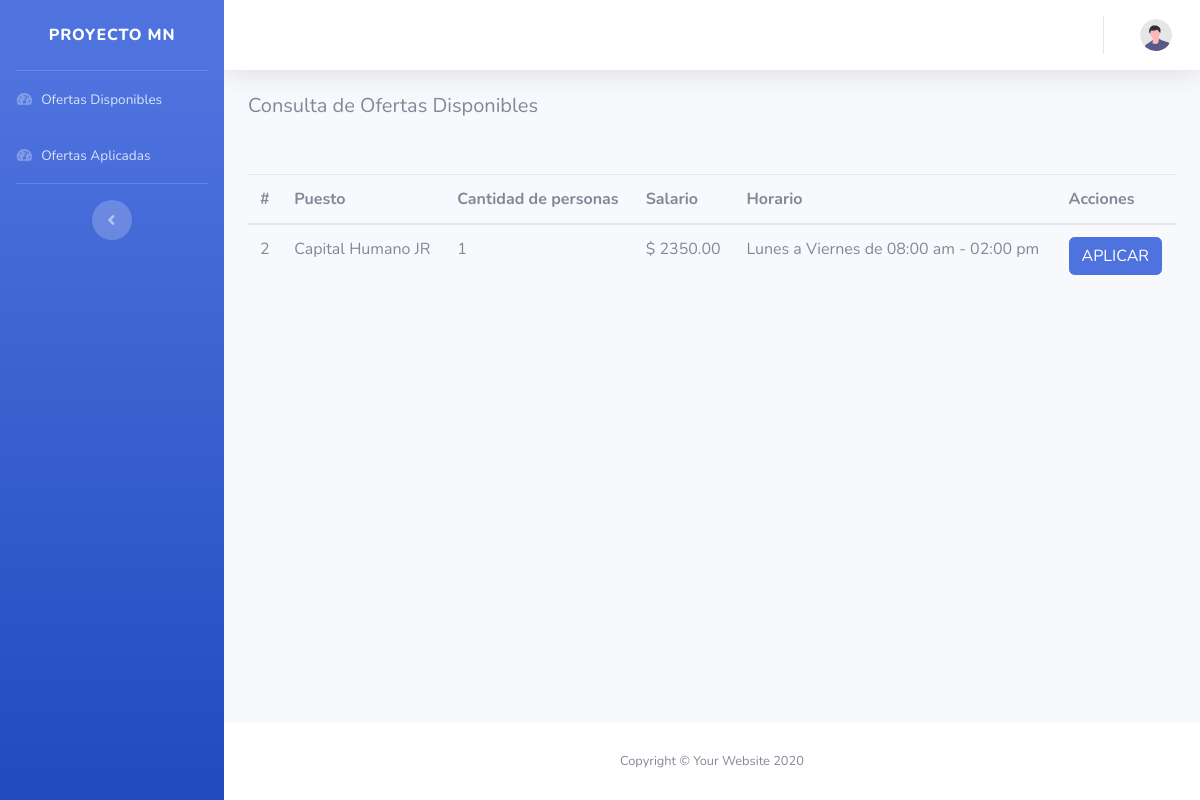
/View/Ofertas/consultarOfertasDisponibles.php, run on an earlier commit of the app's database.
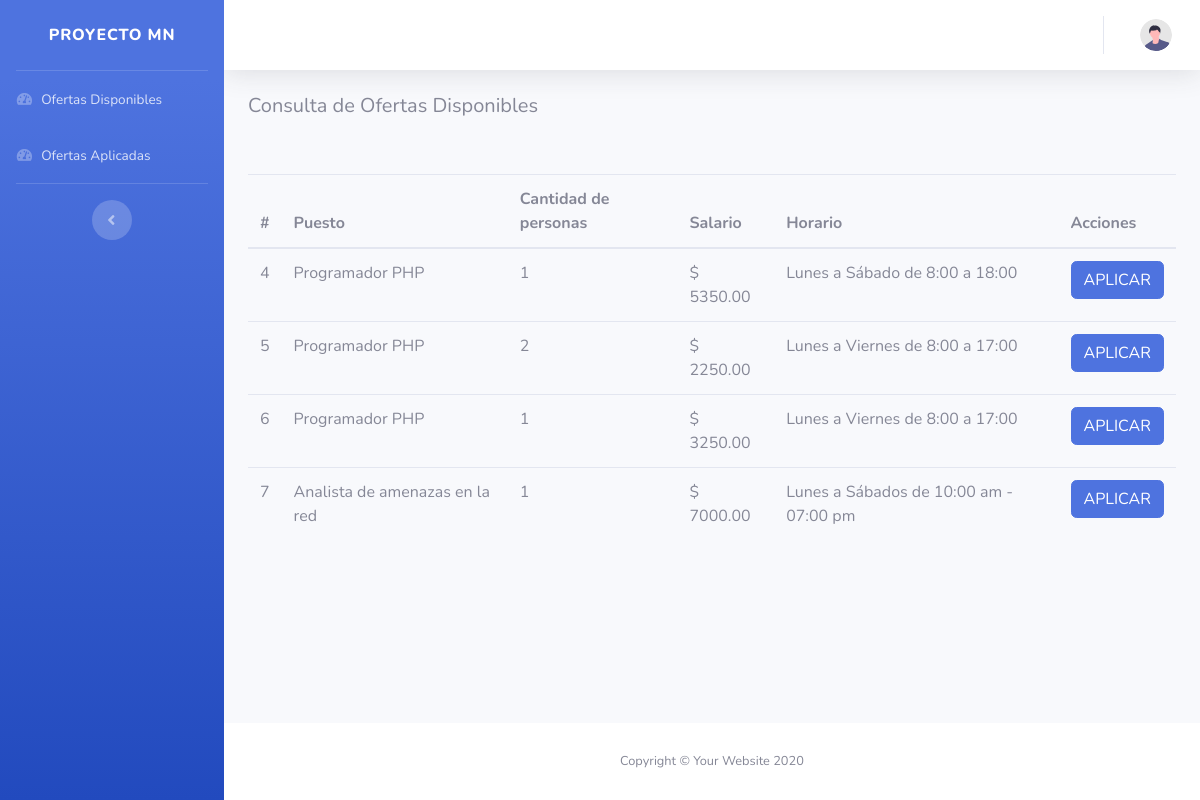
And on a later commit of the database.
### tables this page shows
CREATE TABLE `oferta` (
  `Id` bigint(20) NOT NULL AUTO_INCREMENT,
  `IdPuesto` bigint(20) NOT NULL,
  `Salario` decimal(10,2) NOT NULL,
  `Horario` varchar(255) NOT NULL,
  `Estado` bit(1) DEFAULT NULL,
  `Imagen` varchar(2500) DEFAULT NULL,
  PRIMARY KEY (`Id`),
  KEY `FK_OfertaPuesto` (`IdPuesto`),
  CONSTRAINT `FK_OfertaPuesto` FOREIGN KEY (`IdPuesto`) REFERENCES `puesto` (`Id`)
);

CREATE TABLE `puesto` (
  `Id` bigint(20) NOT NULL AUTO_INCREMENT,
  `Nombre` varchar(50) NOT NULL,
  `Descripcion` varchar(255) NOT NULL,
  PRIMARY KEY (`Id`)
);

### Model/OfertasModel.php (called while the page is built, shortened)
<?php
    function ConsultarOfertasModel($estado)
    {
        try
        {
            $context = AbrirBaseDatos();
            $sentencia = "CALL SP_ConsultarOfertas('$estado')";
            $resultado = $context -> query($sentencia);
            return $resultado;
        }
        catch(Exception $error)
        {
            return null;
        }
    }
    ?>

### Controller/OfertasController.php (called while the page is built, shortened)
<?php
    include_once $_SERVER["DOCUMENT_ROOT"] . "/ProyectoMN/Proyecto/Model/OfertasModel.php";
    function ConsultarOfertas($estado)
    {
        return ConsultarOfertasModel($estado);
    }
    ?>

### View/Ofertas/consultarOfertasDisponibles.php (the view, shortened to what this page needs)
<?php
    include_once $_SERVER["DOCUMENT_ROOT"] . "/ProyectoMN/Proyecto/Controller/OfertasController.php";
    include_once $_SERVER["DOCUMENT_ROOT"] . "/ProyectoMN/Proyecto/View/layoutInterno.php";
?>
<!DOCTYPE html>
<html lang="en">
<body id="page-top">
    <div id="wrapper">
        <div id="content-wrapper" class="d-flex flex-column">
            <div id="content">
                <div class="container-fluid">
                    <h5>Consulta de Ofertas Disponibles</h5>
                    <br /><br />
                    <table id="example" class="table">
                        <thead>
                            <tr>
                                <th>#</th>
                                <th>Puesto</th>
                                <th>Cantidad de personas</th>
                                <th>Salario</th>
                                <th>Horario</th>
                                <th>Acciones</th>
                            </tr>
                        </thead>
                        <tbody>
                            <?php
                                $datos = ConsultarOfertas(true);
                                while($fila = mysqli_fetch_array($datos))
                                {
                                    echo "<tr>";
                                    echo "<td>" . $fila["Id"] . "</td>";
                                    echo "<td>" . $fila["Nombre"] . "</td>";
                                    echo "<td>" . $fila["CANTIDAD_APLICACIONES"] . "</td>";
                                    echo "<td> $ " . $fila["Salario"] . "</td>";
                                    echo "<td>" . $fila["Horario"] . "</td>";
                                    echo '<td>
                                            <button id="btnAplicarOferta" type="button" class="btn btn-primary" data-toggle="modal" data-target="#exampleModalCenter"
                                                        data-idOferta="' . $fila["Id"] . '"
                                                        data-nombre="' . $fila["Nombre"] . '"
                                                        data-desc="' . $fila["Descripcion"] . '"
                                                        data-salario="' . $fila["Salario"] . '"
                                                        data-horario="' . $fila["Horario"] . '">
                                                        APLICAR
                                                    </button>
                                            </td>';
                                    echo "</tr>";
                                }
                            ?>
                        </tbody>
                    </table>
                </div>
            </div>
        </div>
    </div>
</body>
</html>

What changed in the data, as far as the page shows it:
removed oferta: Id "2", IdPuesto.Nombre "Capital Humano JR", CANTIDAD_APLICACIONES "1", Salario "2350.00", Horario "Lunes a Viernes de 08:00 am - 02:00 pm"
added oferta: Id "4", IdPuesto.Nombre "Programador PHP", CANTIDAD_APLICACIONES "1", Salario "5350.00", Horario "Lunes a Sábado de 8:00 a 18:00"
added oferta: Id "5", IdPuesto.Nombre "Programador PHP", CANTIDAD_APLICACIONES "2", Salario "2250.00", Horario "Lunes a Viernes de 8:00 a 17:00"
added oferta: Id "6", IdPuesto.Nombre "Programador PHP", CANTIDAD_APLICACIONES "1", Salario "3250.00", Horario "Lunes a Viernes de 8:00 a 17:00"
added oferta: Id "7", IdPuesto.Nombre "Analista de amenazas en la red", CANTIDAD_APLICACIONES "1", Salario "7000.00", Horario "Lunes a Sábados de 10:00 am - 07:00 pm"
